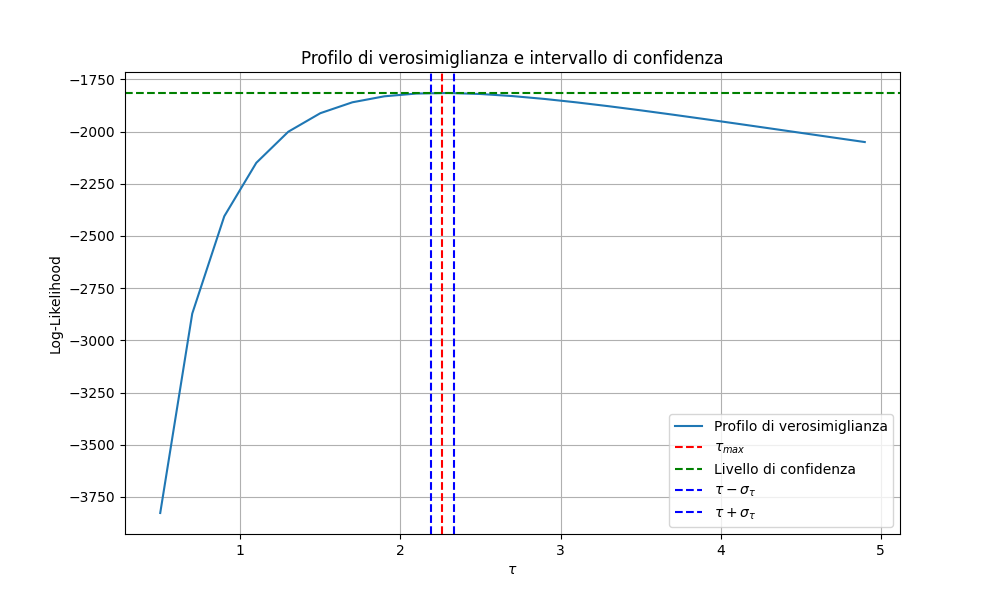

Generate this figure with Python:
import numpy as np
import matplotlib.pyplot as plt

from library import loglikelihood, esponenziale, rand_exp_inversa, sezioneAureaMax_LL, intersect_LLR



def main():

    tau = 2.4
    N_eventi = 1000

    elenco_n_pseudocasuali = []     # questo conterrà i numeri pseudocasuali
    raccolta_likelihood = []        # raccoglie tutti i valori della loglikelihood al variare di tau
    lista_tau = []                  # raccoglie i tau per fare l'asse x del grafico

    for _ in range (N_eventi) :
        elenco_n_pseudocasuali.append (rand_exp_inversa(tau))

    for t in np.arange (0.5, 5., 0.02) :              # arange per aver step di 0.2
        val_loglikelihood = loglikelihood (elenco_n_pseudocasuali, esponenziale, t)
        raccolta_likelihood.append (val_loglikelihood)
        lista_tau.append (t)

    tau_max_loglike = sezioneAureaMax_LL (loglikelihood, esponenziale, elenco_n_pseudocasuali, 0.5, 5.)

    # Livello di confidenza: log-likelihood massima - 0.5
    ylevel = loglikelihood(elenco_n_pseudocasuali, esponenziale, tau_max_loglike) - 0.5

    lista_parameter = [tau_max_loglike]

    # Calcolo dei punti di intersezione
    val_left_intercept = intersect_LLR (loglikelihood, esponenziale, elenco_n_pseudocasuali, 0.5, tau_max_loglike, ylevel, lista_parameter)
    val_right_intercept = intersect_LLR (loglikelihood, esponenziale, elenco_n_pseudocasuali, tau_max_loglike, 5., ylevel, lista_parameter)


    print(f"Massimo della log-likelihood (tau): {tau_max_loglike:.2f}")
    print(f"Intervallo di confidenza a sinistra (tau - sigma): {val_left_intercept:.2f}")
    print(f"Intervallo di confidenza a destra (tau + sigma): {val_right_intercept:.2f}")

    # Grafico
    plt.figure(figsize = (10, 6))
    plt.plot(lista_tau, raccolta_likelihood, label='Profilo di verosimiglianza')
    plt.axvline(tau_max_loglike, color='r', linestyle='--', label=r'$\tau_{max}$')
    plt.axhline(ylevel, color='g', linestyle='--', label='Livello di confidenza')
    plt.axvline(val_left_intercept, color='b', linestyle='--', label=r'$\tau - \sigma_\tau$')
    plt.axvline(val_right_intercept, color='b', linestyle='--', label=r'$\tau + \sigma_\tau$')
    plt.xlabel(r'$\tau$')
    plt.ylabel('Log-Likelihood')
    plt.legend()
    plt.grid()
    plt.title('Profilo di verosimiglianza e intervallo di confidenza')
    plt.savefig ("es10_6.png")
    plt.show()

if __name__ == "__main__":
    main()
